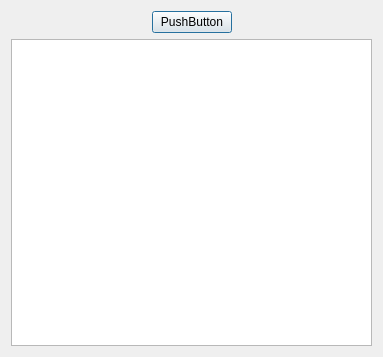
<?xml version="1.0" encoding="UTF-8"?>
<ui version="4.0">
 <class>Dialog</class>
 <widget class="QDialog" name="Dialog">
  <property name="geometry">
   <rect>
    <x>0</x>
    <y>0</y>
    <width>383</width>
    <height>357</height>
   </rect>
  </property>
  <property name="windowTitle">
   <string>Dialog</string>
  </property>
  <layout class="QGridLayout" name="gridLayout">
   <item row="0" column="0">
    <layout class="QVBoxLayout" name="verticalLayout">
     <item>
      <layout class="QHBoxLayout" name="horizontalLayout">
       <item>
        <spacer name="horizontalSpacer">
         <property name="orientation">
          <enum>Qt::Horizontal</enum>
         </property>
         <property name="sizeHint" stdset="0">
          <size>
           <width>40</width>
           <height>20</height>
          </size>
         </property>
        </spacer>
       </item>
       <item>
        <widget class="QPushButton" name="pushButton">
         <property name="text">
          <string>PushButton</string>
         </property>
        </widget>
       </item>
       <item>
        <spacer name="horizontalSpacer_2">
         <property name="orientation">
          <enum>Qt::Horizontal</enum>
         </property>
         <property name="sizeHint" stdset="0">
          <size>
           <width>40</width>
           <height>20</height>
          </size>
         </property>
        </spacer>
       </item>
      </layout>
     </item>
     <item>
      <widget class="QListWidget" name="listWidget"/>
     </item>
    </layout>
   </item>
  </layout>
 </widget>
 <layoutdefault spacing="6" margin="11"/>
 <resources/>
 <connections/>
</ui>
